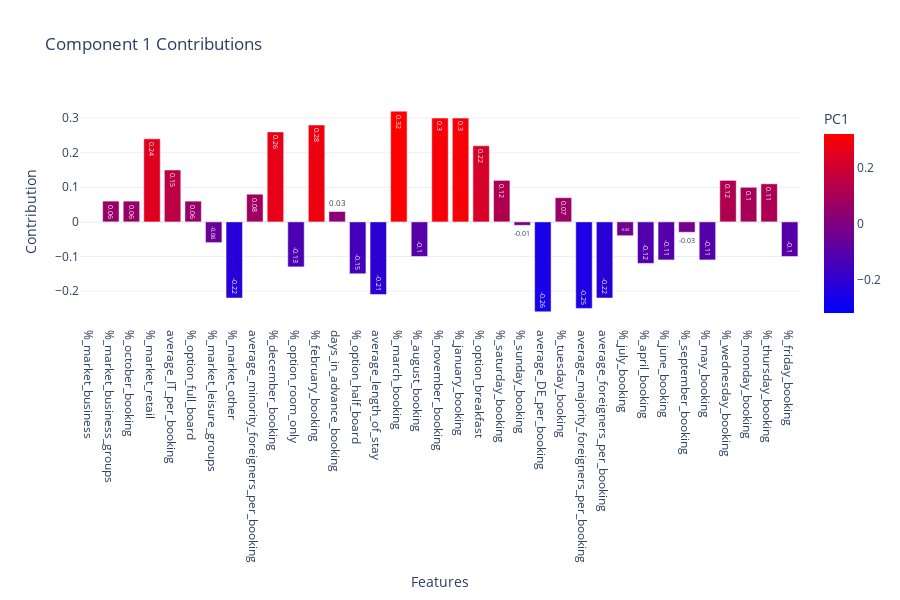

The notebook cell this image was saved under:
### Code cell
fig = px.bar(pca_components.round(2), x=pca_components.round(2).index, y='PC1',
             title='Component 1 Contributions', text='PC1', color='PC1', color_continuous_scale='Bluered', color_continuous_midpoint=0,
             labels={'x': 'Features', 'y': 'Contribution'},
             color_discrete_sequence=px.colors.qualitative.Plotly, template='plotly_white')
fig.update_layout(height=600, xaxis_title='Features', yaxis_title='Contribution')
fig.write_html(f'{output_folder}/pca_component_1_contributions.png')
fig.show()

### Figure 1 — Plotly figure (JSON) as saved in the notebook; plotly's stock layout.template omitted (floating-point values rounded to 4 significant figures)
{"data": [{"hovertemplate": "index=%{x}<br>PC1=%{marker.color}<extra></extra>", "legendgroup": "", "marker": {"color": [-0.0, 0.06, 0.06, 0.24, 0.15, 0.06, -0.06, -0.22, 0.08, 0.26, -0.13, 0.28, 0.03, -0.15, -0.21, 0.32, -0.1, 0.3, 0.3, 0.22, 0.12, -0.01, -0.26, 0.07, -0.25, -0.22, -0.04, -0.12, -0.11, -0.03, -0.11, 0.12, 0.1, 0.11, -0.1], "coloraxis": "coloraxis", "pattern": {"shape": ""}}, "name": "", "orientation": "v", "showlegend": false, "text": [-0.0, 0.06, 0.06, 0.24, 0.15, 0.06, -0.06, -0.22, 0.08, 0.26, -0.13, 0.28, 0.03, -0.15, -0.21, 0.32, -0.1, 0.3, 0.3, 0.22, 0.12, -0.01, -0.26, 0.07, -0.25, -0.22, -0.04, -0.12, -0.11, -0.03, -0.11, 0.12, 0.1, 0.11, -0.1], "textposition": "auto", "type": "bar", "x": ["%_market_business", "%_market_business_groups", "%_october_booking", "%_market_retail", "average_IT_per_booking", "%_option_full_board", "%_market_leisure_groups", "%_market_other", "average_minority_foreigners_per_booking", "%_december_booking", "%_option_room_only", "%_february_booking", "days_in_advance_booking", "%_option_half_board", "average_length_of_stay", "%_march_booking", "%_august_booking", "%_november_booking", "%_january_booking", "%_option_breakfast", "%_saturday_booking", "%_sunday_booking", "average_DE_per_booking", "%_tuesday_booking", "average_majority_foreigners_per_booking", "average_foreigners_per_booking", "%_july_booking", "%_april_booking", "%_june_booking", "%_september_booking", "%_may_booking", "%_wednesday_booking", "%_monday_booking", "%_thursday_booking", "%_friday_booking"], "xaxis": "x", "y": [-0.0, 0.06, 0.06, 0.24, 0.15, 0.06, -0.06, -0.22, 0.08, 0.26, -0.13, 0.28, 0.03, -0.15, -0.21, 0.32, -0.1, 0.3, 0.3, 0.22, 0.12, -0.01, -0.26, 0.07, -0.25, -0.22, -0.04, -0.12, -0.11, -0.03, -0.11, 0.12, 0.1, 0.11, -0.1], "yaxis": "y"}], "layout": {"barmode": "relative", "coloraxis": {"cmid": 0, "colorbar": {"title": {"text": "PC1"}}, "colorscale": [[0, "rgb(0,0,255)"], [1, "rgb(255,0,0)"]]}, "height": 600, "legend": {"tracegroupgap": 0}, "title": {"text": "Component 1 Contributions"}, "xaxis": {"anchor": "y", "domain": [0, 1], "title": {"text": "Features"}}, "yaxis": {"anchor": "x", "domain": [0, 1], "title": {"text": "Contribution"}}}}
